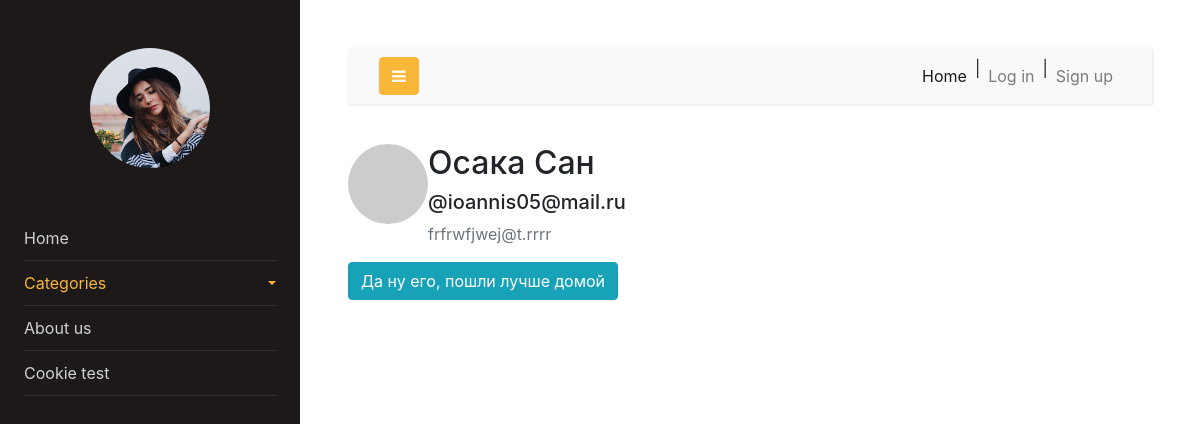
The page /users/4 on the database its author committed.
### app/data/user.py (models this page shows, shortened)
class User(SqlAlchemyBase, UserMixin):
    __tablename__ = 'users'
    id = sqlalchemy.Column(sqlalchemy.Integer, primary_key=True, autoincrement=True)
    username = sqlalchemy.Column(sqlalchemy.String, nullable=False, index=True)
    name = sqlalchemy.Column(sqlalchemy.String, nullable=False)
    surname = sqlalchemy.Column(sqlalchemy.String, nullable=False)
    email = sqlalchemy.Column(sqlalchemy.String, nullable=False, index=True)
    password = sqlalchemy.Column(sqlalchemy.String, nullable=False)
    created_date = sqlalchemy.Column(sqlalchemy.DateTime,
                                     default=datetime.datetime.now, autoincrement=True)
    posts = orm.relation('Post', back_populates='author')
    def avatar(self, size):
        return 'http://www.gravatar.com/avatar/' + md5(self.email.encode()).hexdigest() + '?d=identicon&s=' + str(size)

### main.py (the view)
@main_app.route('/users/<int:id>', defaults={'nickname': None}, methods=['GET', 'POST'])
@main_app.route('/users/<nickname>', defaults={'id': None}, methods=['GET', 'POST'])
def profile(id=None, nickname=None):
    form = RegisterForm()
    user = main_app.users_repo.get_by_id(id)
    if not user:
        user = main_app.users_repo.get_by_username(nickname)
        if not user:
            abort(404)
    if form.validate_on_submit() or request.method == 'POST':
        print("Ooops....")
        sys.exit(1)
    return render_template('profile.html', he=current_user, user=user, form=form)

### app/resources/users_repo.py (called while the page is built)
    def get_by_id(self, id):
        user = self.db_sess.query(User).filter(User.id == id).first()
        return user

### app/templates/profile.html
{% extends "index.html" %}
{% block content %}
<link rel="stylesheet" type="text/css" href="{{ url_for('static', filename='css/user.css') }}"/>
<div class="block">
    <div class="content-section">
        <div class="media">
            <img class="rounded-circle account-img" src="{{ user.avatar(100) }}" />
            <div class="media-body">
                <h2 class="media-heading">{{ user.name + " " + user.surname }}</h2>
                <h5 class="media-heading">@{{ user.username }}</h5>
                <p class="text-secondary">{{ user.email }}</p>
            </div>
        </div>
        {% if he == user %}
        <div class="content-section justify-content-center">
            <form method="post" action="" enctype="multipart/form-data">
                {{ form.hidden_tag() }}
                <fieldset class="form-group">
                    <legend class="border-bottom mb-4">Accout Info</legend>
                    <div class="form-group mb-3">
                        {{ form.username.label(class="form-control-label") }}
                            <div class="input-group mb-3">
                                <span class="input-group-text md-1" id="basic-addon1">@</span>
                        {% if form.username.errors %}
                            {{ form.username(type="text", class="form-control form-control-lg is-invalid", id="username", value=user.username) }}
                            </div>
                            <div class="invalid-feedback">
                                {% for error in form.username.errors %}
                                    <span class="text-danger">{{ error }}</span>
                                {% endfor %}
                            </div>
                        {% else %}
                            {{ form.username(type="text", class="form-control form-control-lg", id="username", value=user.username) }}
                            </div>
                        {% endif %}
                    </div>
                    <div class="form-group mb-3">
                        <div class="form-wrapper">
                            {{ form.name.label }}
                            {% if form.name.errors %}
                                {{ form.name(type="text", class="form-control form-control-lg is-invalid", id='name', value=user.name) }}
                                <div class="invalid-feedback">
                                    {% for error in form.name.errors %}
                                        <span class="text-danger">{{ error }}</span>
                                    {% endfor %}
                                </div>
                            {% else %}
                                {{ form.name(type="text", class="form-control form-control-lg", id='name', value=user.name) }}
                            {% endif %}
                        </div>
                    </div>
                    <div class="form-group mb-3">
                        <div class="form-wrapper">
                            {{ form.surname.label }}
                            {% if form.surname.errors %}
                                {{ form.surname(id='sec_name', type="text", class="form-control form-control-lg is-invalid", value=user.surname) }}
                                <div class="invalid-feedback">
                                    {% for error in form.surname.errors %}
                                        <span class="text-danger">{{ error }}</span>
                                    {% endfor %}
                                </div>
                            {% else %}
                                {{ form.surname(id='sec_name', type="text", class="form-control form-control-lg", value=user.surname) }}
                            {% endif %}
                        </div>
                    </div>
                    <div class="form-wrapper mb-3">
                        {{ form.email.label }}
                        {% if form.email.errors %}
                            {{ form.email(class="form-control form-control-lg is-invalid", type="email", id="email", value=user.email, autocomplete='off') }}
                            <div class="invalid-feedback">
                                {% for error in form.email.errors %}
                                    <span class="text-danger">{{ error }}</span>
                                {% endfor %}
                            </div>
                        {% else %}
                            {{ form.email(class="form-control form-control-lg", type="email", id="email", value=user.email, autocomplete='off') }}
                        {% endif %}
                    </div>
                    <p align='left' style="color:red">
                        {{ message }}
                    </p><br>
                </fieldset>
                <br>
                <div class='text-center form-group'>
                    {{ form.submit(class="btn btn-outline-info") }}
                </div>
                <br>
            </form>
        </div>
        {% else %}
            <a href="/" class="btn btn-info">Да ну его, пошли лучше домой</a>
        {% endif %}
    </div>
</div>
{% endblock %}

### rows shown on the page
User: name+surname "Осака Сан", username "ioannis05@mail.ru", email "frfrwfjwej@t.rrrr"
